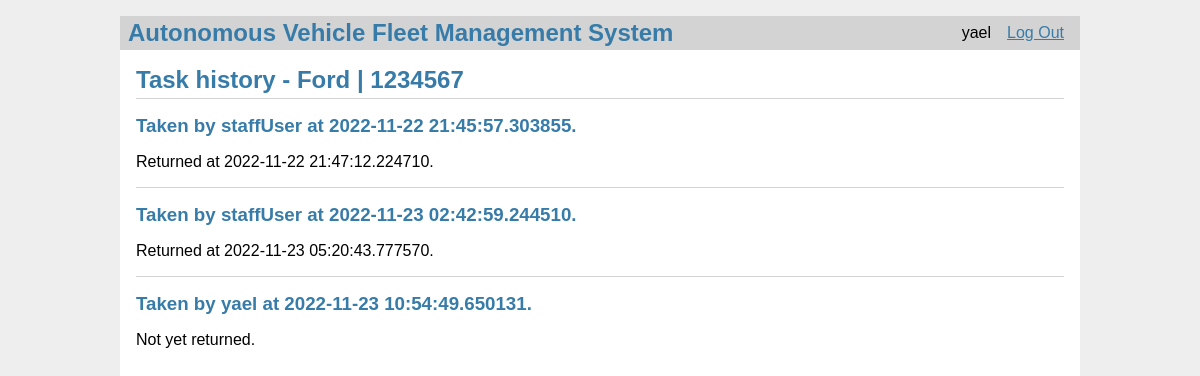
Page /vehicles/task_history?vid=1 (signed in) on the committed database.
### models.py (models this page shows, shortened)
class User(db.Model):
    id = db.Column(db.Integer, primary_key=True)
    username = db.Column(db.String(80), unique=True, nullable=False)
    password = db.Column(db.String(80), unique=True, nullable=False)
    role = db.Column(db.String(80), unique=False, nullable=False)

class Vehicle(db.Model):
    id = db.Column(db.Integer, primary_key=True)
    manufacturer = db.Column(db.String(80), unique=False, nullable=False)
    license_plate_number = db.Column(
        db.String(80), unique=True, nullable=False)
    user_id = db.Column(db.Integer, nullable=True)
    available = db.Column(db.Boolean, unique=False,
                          nullable=False, default=True)

class VehicleTask(db.Model):
    id = db.Column(db.Integer, primary_key=True)
    vehicle_id = db.Column(db.Integer, nullable=False)
    user_id = db.Column(db.Integer, nullable=False)
    completed = db.Column(db.Boolean, unique=False,
                          nullable=False, default=False)
    start_time = db.Column(db.DateTime, nullable=False)
    end_time = db.Column(db.DateTime, nullable=True)

### vehicles.py (the view)
@bp.route('/task_history', methods=('GET', 'POST'))
def task_history():
    vid = request.args.get('vid')
    vehicle = Vehicle.query.filter_by(id=vid).first()
    tasks = VehicleTask.query.filter_by(vehicle_id=vid).all()
    users = {
        user.id: user for user in
        User.query.filter(User.id.in_(
            [task.user_id for task in tasks]
        )).all()
    }
    return render_template('vehicles/task_history.html', vehicle=vehicle, tasks=tasks, users=users)

### auth.py (called while the page is built)
@bp.before_app_request
def load_logged_in_user():
    user_id = session.get('user_id')
    if user_id is None:
        g.user = None
    else:
        g.user = User.query.filter_by(id=user_id).first()

### templates/vehicles/task_history.html (shortened to what this page needs)
{% extends 'base.html' %}
{% block header %}
<h1>Task history - {% block title %}{{ vehicle.manufacturer }} | {{ vehicle.license_plate_number }}{% endblock %}</h1>
{% endblock %}
{% block content %}
{% for t in tasks %}
<article class="task">
    <header>
        <div>
            <h1>Taken by {{ users[t.user_id].username }} at {{ t.start_time }}.</h1>
            {% if t.end_time %}
            <p>Returned at {{ t.end_time }}.</p>
            {% else %}
            <p>Not yet returned.</p>
            {% endif %}
        </div>
    </header>
</article>
{% if not loop.last %}
<hr>
{% endif %}
{% endfor %}
{% endblock %}

### templates/base.html (shortened to what this page needs)
<!doctype html>
<link rel="stylesheet" href="{{ url_for('static', filename='style.css') }}">
<nav>
    <h1>Autonomous Vehicle Fleet Management System</h1>
    <ul>
        {% if g.user %}
        <li><span>{{ g.user['username'] }}</span>
        <li><a href="{{ url_for('auth.logout') }}">Log Out</a>
            {% else %}
        <li><a href="{{ url_for('auth.register') }}">Register</a>
        <li><a href="{{ url_for('auth.login') }}">Log In</a>
            {% endif %}
    </ul>
</nav>
<section class="content">
    <header>
        {% block header %}{% endblock %}
    </header>
    {% block content %}{% endblock %}
</section>

### static/style.css (style rules this page uses)
h1 { font-family: sans-serif; color: #377ba8; margin: 1rem 0; }
a { color: #377ba8; }
hr { border: none; border-top: 1px solid lightgray; }
nav { background: lightgray; display: flex; align-items: center; padding: 0 0.5rem; }
nav h1 { flex: auto; margin: 0; }
nav ul { display: flex; list-style: none; margin: 0; padding: 0; }
nav ul li a, nav ul li span, header .action { display: block; padding: 0.5rem; }
.content { padding: 0 1rem 1rem; }
.content>header { border-bottom: 1px solid lightgray; display: flex; align-items: flex-end; }
.content>header h1 { flex: auto; margin: 1rem 0 0.25rem 0; }
.content:last-child { margin-bottom: 0; }

### rows in the picture
User: user.username "yael", username "yael"
Vehicle: manufacturer "Ford", license_plate_number "1234567"
VehicleTask: start_time "2022-11-22 21:45:57.303855", end_time "2022-11-22 21:47:12.224710"
User: username "staffUser"
VehicleTask: start_time "2022-11-23 02:42:59.244510", end_time "2022-11-23 05:20:43.777570"
VehicleTask: start_time "2022-11-23 10:54:49.650131", shows "Not yet returned."
